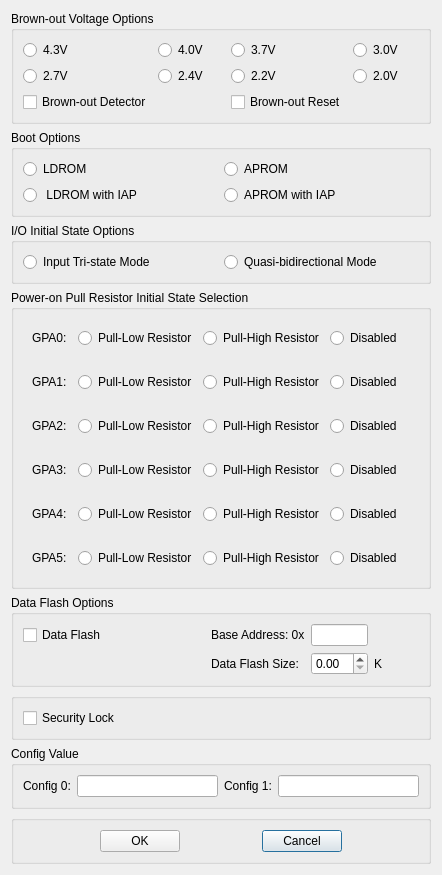
<?xml version="1.0" encoding="UTF-8"?>
<ui version="4.0">
 <class>Dialog</class>
 <widget class="QDialog" name="Dialog">
  <property name="geometry">
   <rect>
    <x>0</x>
    <y>0</y>
    <width>442</width>
    <height>581</height>
   </rect>
  </property>
  <property name="windowTitle">
   <string>Dialog</string>
  </property>
  <layout class="QGridLayout" name="gridLayout_8">
   <item row="0" column="0">
    <layout class="QVBoxLayout" name="verticalLayout" stretch="1,1,1,3,1,1,1,1">
     <item>
      <widget class="QGroupBox" name="gridGroupBox_brownout">
       <property name="title">
        <string>Brown-out Voltage Options</string>
       </property>
       <layout class="QGridLayout" name="gridLayout_7" rowstretch="1,1,1" columnstretch="1,1,1,1">
        <item row="0" column="2">
         <widget class="QRadioButton" name="radioButton_bw_v_2">
          <property name="text">
           <string>3.7V</string>
          </property>
         </widget>
        </item>
        <item row="0" column="3">
         <widget class="QRadioButton" name="radioButton_bw_v_3">
          <property name="text">
           <string>3.0V</string>
          </property>
         </widget>
        </item>
        <item row="0" column="0">
         <widget class="QRadioButton" name="radioButton_bw_v_0">
          <property name="text">
           <string>4.3V</string>
          </property>
         </widget>
        </item>
        <item row="0" column="1">
         <widget class="QRadioButton" name="radioButton_bw_v_1">
          <property name="text">
           <string>4.0V</string>
          </property>
         </widget>
        </item>
        <item row="1" column="0">
         <widget class="QRadioButton" name="radioButton_bw_v_4">
          <property name="text">
           <string>2.7V</string>
          </property>
         </widget>
        </item>
        <item row="1" column="1">
         <widget class="QRadioButton" name="radioButton_bw_v_5">
          <property name="text">
           <string>2.4V</string>
          </property>
         </widget>
        </item>
        <item row="1" column="3">
         <widget class="QRadioButton" name="radioButton_bw_v_7">
          <property name="text">
           <string>2.0V</string>
          </property>
         </widget>
        </item>
        <item row="1" column="2">
         <widget class="QRadioButton" name="radioButton_bw_v_6">
          <property name="text">
           <string>2.2V</string>
          </property>
         </widget>
        </item>
        <item row="2" column="0">
         <widget class="QCheckBox" name="checkBox_bw_0">
          <property name="text">
           <string>Brown-out Detector</string>
          </property>
         </widget>
        </item>
        <item row="2" column="2">
         <widget class="QCheckBox" name="checkBox_bw_1">
          <property name="text">
           <string>Brown-out Reset</string>
          </property>
         </widget>
        </item>
       </layout>
      </widget>
     </item>
     <item>
      <widget class="QGroupBox" name="gridGroupBox_boot">
       <property name="title">
        <string>Boot Options</string>
       </property>
       <layout class="QGridLayout" name="gridLayout_6">
        <item row="0" column="1">
         <widget class="QRadioButton" name="radioButton_bt_0_1">
          <property name="text">
           <string>APROM</string>
          </property>
         </widget>
        </item>
        <item row="0" column="0">
         <widget class="QRadioButton" name="radioButton_bt_0_0">
          <property name="text">
           <string>LDROM</string>
          </property>
         </widget>
        </item>
        <item row="1" column="1">
         <widget class="QRadioButton" name="radioButton_bt_1_1">
          <property name="text">
           <string>APROM with IAP</string>
          </property>
         </widget>
        </item>
        <item row="1" column="0">
         <widget class="QRadioButton" name="radioButton_bt_1_0">
          <property name="text">
           <string> LDROM with IAP</string>
          </property>
         </widget>
        </item>
       </layout>
      </widget>
     </item>
     <item>
      <widget class="QGroupBox" name="gridGroupBox_io_state">
       <property name="title">
        <string>I/O Initial State Options</string>
       </property>
       <layout class="QGridLayout" name="gridLayout_5" columnstretch="1,1">
        <item row="0" column="0">
         <widget class="QRadioButton" name="radioButton_io_0">
          <property name="text">
           <string>Input Tri-state Mode</string>
          </property>
         </widget>
        </item>
        <item row="0" column="1">
         <widget class="QRadioButton" name="radioButton_io_1">
          <property name="text">
           <string>Quasi-bidirectional Mode</string>
          </property>
         </widget>
        </item>
       </layout>
      </widget>
     </item>
     <item>
      <widget class="QGroupBox" name="gridGroupBox_resistor">
       <property name="title">
        <string>Power-on Pull Resistor Initial State Selection</string>
       </property>
       <layout class="QGridLayout" name="gridLayout_4" rowstretch="1,1,1,2,1,1,1,1,1,1,1">
        <item row="5" column="0">
         <widget class="QWidget" name="GPA0" native="true">
          <layout class="QHBoxLayout" name="horizontalLayout" stretch="1,2,2,2">
           <item>
            <widget class="QLabel" name="label_gpa0">
             <property name="text">
              <string>GPA0:</string>
             </property>
            </widget>
           </item>
           <item>
            <widget class="QRadioButton" name="radioButton_gpa0_0">
             <property name="text">
              <string>Pull-Low Resistor</string>
             </property>
            </widget>
           </item>
           <item>
            <widget class="QRadioButton" name="radioButton_gpa0_1">
             <property name="text">
              <string>Pull-High Resistor</string>
             </property>
            </widget>
           </item>
           <item>
            <widget class="QRadioButton" name="radioButton_gpa0_2">
             <property name="text">
              <string>Disabled</string>
             </property>
            </widget>
           </item>
          </layout>
         </widget>
        </item>
        <item row="6" column="0">
         <widget class="QWidget" name="GPA1" native="true">
          <layout class="QHBoxLayout" name="horizontalLayout_2" stretch="1,2,2,2">
           <item>
            <widget class="QLabel" name="label_gpa1">
             <property name="text">
              <string>GPA1:</string>
             </property>
            </widget>
           </item>
           <item>
            <widget class="QRadioButton" name="radioButton_gpa1_0">
             <property name="text">
              <string>Pull-Low Resistor</string>
             </property>
            </widget>
           </item>
           <item>
            <widget class="QRadioButton" name="radioButton_gpa1_1">
             <property name="text">
              <string>Pull-High Resistor</string>
             </property>
            </widget>
           </item>
           <item>
            <widget class="QRadioButton" name="radioButton_gpa1_2">
             <property name="text">
              <string>Disabled</string>
             </property>
            </widget>
           </item>
          </layout>
         </widget>
        </item>
        <item row="7" column="0">
         <widget class="QWidget" name="GPA2" native="true">
          <layout class="QHBoxLayout" name="horizontalLayout_3" stretch="1,2,2,2">
           <item>
            <widget class="QLabel" name="label_gpa2">
             <property name="text">
              <string>GPA2:</string>
             </property>
            </widget>
           </item>
           <item>
            <widget class="QRadioButton" name="radioButton_gpa2_0">
             <property name="text">
              <string>Pull-Low Resistor</string>
             </property>
            </widget>
           </item>
           <item>
            <widget class="QRadioButton" name="radioButton_gpa2_1">
             <property name="text">
              <string>Pull-High Resistor</string>
             </property>
            </widget>
           </item>
           <item>
            <widget class="QRadioButton" name="radioButton_gpa2_2">
             <property name="text">
              <string>Disabled</string>
             </property>
            </widget>
           </item>
          </layout>
         </widget>
        </item>
        <item row="8" column="0">
         <widget class="QWidget" name="GPA3" native="true">
          <layout class="QHBoxLayout" name="horizontalLayout_5" stretch="1,2,2,2">
           <item>
            <widget class="QLabel" name="label_gpa3">
             <property name="text">
              <string>GPA3:</string>
             </property>
            </widget>
           </item>
           <item>
            <widget class="QRadioButton" name="radioButton_gpa3_0">
             <property name="text">
              <string>Pull-Low Resistor</string>
             </property>
            </widget>
           </item>
           <item>
            <widget class="QRadioButton" name="radioButton_gpa3_1">
             <property name="text">
              <string>Pull-High Resistor</string>
             </property>
            </widget>
           </item>
           <item>
            <widget class="QRadioButton" name="radioButton_gpa3_2">
             <property name="text">
              <string>Disabled</string>
             </property>
            </widget>
           </item>
          </layout>
         </widget>
        </item>
        <item row="9" column="0">
         <widget class="QWidget" name="GPA4" native="true">
          <layout class="QHBoxLayout" name="horizontalLayout_6" stretch="1,2,2,2">
           <item>
            <widget class="QLabel" name="label_gpa4">
             <property name="text">
              <string>GPA4:</string>
             </property>
            </widget>
           </item>
           <item>
            <widget class="QRadioButton" name="radioButton_gpa4_0">
             <property name="text">
              <string>Pull-Low Resistor</string>
             </property>
            </widget>
           </item>
           <item>
            <widget class="QRadioButton" name="radioButton_gpa4_1">
             <property name="text">
              <string>Pull-High Resistor</string>
             </property>
            </widget>
           </item>
           <item>
            <widget class="QRadioButton" name="radioButton_gpa4_2">
             <property name="text">
              <string>Disabled</string>
             </property>
            </widget>
           </item>
          </layout>
         </widget>
        </item>
        <item row="10" column="0">
         <widget class="QWidget" name="GPA5" native="true">
          <layout class="QHBoxLayout" name="horizontalLayout_8" stretch="1,2,2,2">
           <item>
            <widget class="QLabel" name="label_gpa5">
             <property name="text">
              <string>GPA5:</string>
             </property>
            </widget>
           </item>
           <item>
            <widget class="QRadioButton" name="radioButton_gpa5_0">
             <property name="text">
              <string>Pull-Low Resistor</string>
             </property>
            </widget>
           </item>
           <item>
            <widget class="QRadioButton" name="radioButton_gpa5_1">
             <property name="text">
              <string>Pull-High Resistor</string>
             </property>
            </widget>
           </item>
           <item>
            <widget class="QRadioButton" name="radioButton_gpa5_2">
             <property name="text">
              <string>Disabled</string>
             </property>
            </widget>
           </item>
          </layout>
         </widget>
        </item>
       </layout>
      </widget>
     </item>
     <item>
      <widget class="QGroupBox" name="gridGroupBox_data_flash">
       <property name="title">
        <string>Data Flash Options</string>
       </property>
       <layout class="QGridLayout" name="gridLayout_9" rowstretch="1,1" columnstretch="4,2,1,1" rowminimumheight="0,0">
        <item row="1" column="2">
         <widget class="QDoubleSpinBox" name="doubleSpinBox_pagesize"/>
        </item>
        <item row="0" column="1">
         <widget class="QLabel" name="label">
          <property name="text">
           <string>Base Address: 0x</string>
          </property>
         </widget>
        </item>
        <item row="0" column="2">
         <widget class="QLineEdit" name="lineEdit_data_address"/>
        </item>
        <item row="1" column="1">
         <widget class="QLabel" name="label_2">
          <property name="text">
           <string>Data Flash Size:</string>
          </property>
         </widget>
        </item>
        <item row="1" column="3">
         <widget class="QLabel" name="label_3">
          <property name="text">
           <string>K</string>
          </property>
         </widget>
        </item>
        <item row="0" column="0">
         <widget class="QCheckBox" name="checkBox_dataflash">
          <property name="text">
           <string>Data Flash</string>
          </property>
         </widget>
        </item>
       </layout>
      </widget>
     </item>
     <item>
      <widget class="QGroupBox" name="gridGroupBox_misc">
       <layout class="QGridLayout" name="gridLayout_3" rowstretch="1" columnstretch="1">
        <item row="0" column="0">
         <widget class="QCheckBox" name="checkBox_security_lock">
          <property name="text">
           <string>Security Lock</string>
          </property>
         </widget>
        </item>
       </layout>
      </widget>
     </item>
     <item>
      <widget class="QGroupBox" name="gridGroupBox_config">
       <property name="title">
        <string>Config Value</string>
       </property>
       <layout class="QGridLayout" name="gridLayout">
        <item row="0" column="0">
         <widget class="QLabel" name="label_config0">
          <property name="text">
           <string>Config 0:</string>
          </property>
         </widget>
        </item>
        <item row="0" column="1">
         <widget class="QLineEdit" name="lineEdit_config0"/>
        </item>
        <item row="0" column="2">
         <widget class="QLabel" name="label_config1">
          <property name="text">
           <string>Config 1:</string>
          </property>
         </widget>
        </item>
        <item row="0" column="3">
         <widget class="QLineEdit" name="lineEdit_config1"/>
        </item>
       </layout>
      </widget>
     </item>
     <item>
      <widget class="QGroupBox" name="gridGroupBox_OK">
       <layout class="QGridLayout" name="gridLayout_2">
        <item row="0" column="2">
         <spacer name="horizontalSpacer">
          <property name="orientation">
           <enum>Qt::Horizontal</enum>
          </property>
          <property name="sizeHint" stdset="0">
           <size>
            <width>40</width>
            <height>20</height>
           </size>
          </property>
         </spacer>
        </item>
        <item row="0" column="3">
         <widget class="QPushButton" name="pushButton_Cancel">
          <property name="text">
           <string>Cancel</string>
          </property>
         </widget>
        </item>
        <item row="0" column="1">
         <widget class="QPushButton" name="pushButton_OK">
          <property name="text">
           <string>OK</string>
          </property>
         </widget>
        </item>
        <item row="0" column="0">
         <spacer name="horizontalSpacer_2">
          <property name="orientation">
           <enum>Qt::Horizontal</enum>
          </property>
          <property name="sizeHint" stdset="0">
           <size>
            <width>40</width>
            <height>20</height>
           </size>
          </property>
         </spacer>
        </item>
        <item row="0" column="4">
         <spacer name="horizontalSpacer_3">
          <property name="orientation">
           <enum>Qt::Horizontal</enum>
          </property>
          <property name="sizeHint" stdset="0">
           <size>
            <width>40</width>
            <height>20</height>
           </size>
          </property>
         </spacer>
        </item>
       </layout>
      </widget>
     </item>
    </layout>
   </item>
  </layout>
 </widget>
 <resources/>
 <connections/>
</ui>
